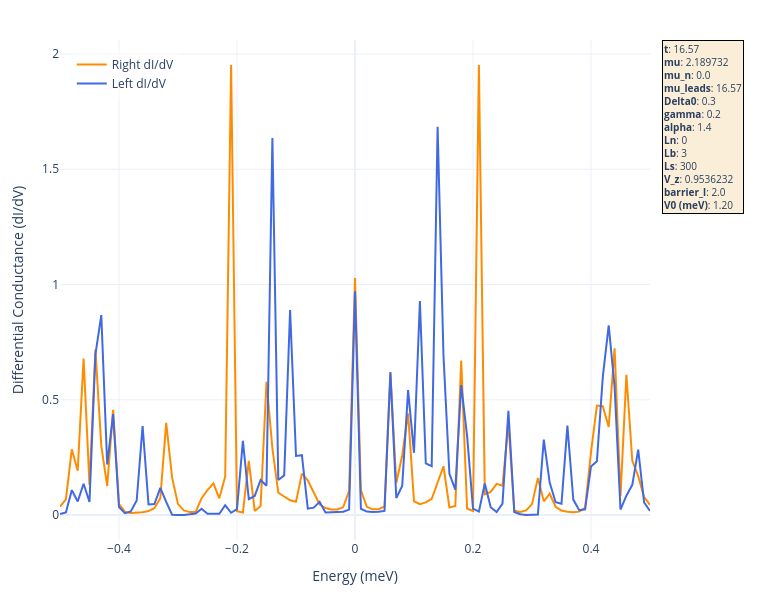

Here is the notebook cell this chart was saved with:
### Code cell
import plotly.graph_objects as go

# 1. Re-defining the specific parameters from your original list
params_to_show = {
    "t": f"{t:.2f}",
    "mu": mu,
    "mu_n": mu_n,
    "mu_leads": f"{mu_leads:.2f}",
    "Delta0": Delta0,
    "gamma": gamma,
    "alpha": alpha,
    "Ln": Ln,
    "Lb": Lb,
    "Ls": Ls,
    "V_z": V_z,
    "barrier_l": barrier_l,
    "V0 (meV)": f"{V0:.2f}"
}

# Construct the text string
text_str = '<br>'.join([f"<b>{key}</b>: {val}" for key, val in params_to_show.items()])

fig = go.Figure()

# 2. Add Traces
fig.add_trace(go.Scatter(
    x=energies, y=dIdV_right, mode='lines', name='Right dI/dV',
    line=dict(width=2, color='darkorange'),
    hovertemplate='Energy: %{x:.4f}<br>dI/dV: %{y:.6f}<extra></extra>'
))

fig.add_trace(go.Scatter(
    x=energies, y=dIdV_left, mode='lines', name='Left dI/dV',
    line=dict(width=2, color='royalblue'),
    hovertemplate='Energy: %{x:.4f}<br>dI/dV: %{y:.6f}<extra></extra>'
))

# 3. Final Tightened Layout
fig.update_layout(
    width=780,   # Narrowed width to eliminate side-whitespace
    height=600,
    template="plotly_white",
    hovermode="x unified",
    xaxis_title="Energy (meV)",
    yaxis_title="Differential Conductance (dI/dV)",
    
    # Keep legend top-left inside to avoid the parameter box
    legend=dict(
        yanchor="top",
        y=0.98,
        xanchor="left",
        x=0.02,
        bgcolor="rgba(255, 255, 255, 0.5)"
    ),

    # Trimmed right margin significantly
    margin=dict(l=60, r=130, t=40, b=60), 
    
    annotations=[
        dict(
            x=1.02, # Sits right on the edge of the plot
            y=1,
            xref="paper",
            yref="paper",
            text=text_str,
            showarrow=False,
            align="left",
            xanchor="left", # Anchor to the left side of the box
            bgcolor="rgba(245, 222, 179, 0.5)",
            bordercolor="black",
            borderwidth=1,
            font=dict(size=10)
        )
    ]
)

fig.show()

### Figure 1 — Plotly figure (JSON) as saved in the notebook; plotly's stock layout.template omitted (floating-point values rounded to 4 significant figures)
{"data": [{"hovertemplate": "Energy: %{x:.4f}<br>dI/dV: %{y:.6f}<extra></extra>", "line": {"color": "darkorange", "width": 2}, "mode": "lines", "name": "Right dI/dV", "type": "scatter", "x": [-0.5, -0.49, -0.48, -0.47, -0.46, -0.45, -0.44, -0.43, -0.42, -0.41, -0.4, -0.39, -0.38, -0.37, -0.36, -0.35, -0.34, -0.33, -0.32, -0.31, -0.3, -0.29, -0.28, -0.27, -0.26, -0.25, -0.24, -0.23, -0.22, -0.21, -0.2, -0.19, -0.18, -0.17, -0.16, -0.15, -0.14, -0.13, -0.12, -0.11, -0.1, -0.09, -0.08, -0.07, -0.06, -0.05, -0.04, -0.03, -0.02, -0.01, 0.0, 0.01, 0.02, 0.03, 0.04, 0.05, 0.06, 0.07, 0.08, 0.09, 0.1, 0.11, 0.12, 0.13, 0.14, 0.15, 0.16, 0.17, 0.18, 0.19, 0.2, 0.21, 0.22, 0.23, 0.24, 0.25, 0.26, 0.27, 0.28, 0.29, 0.3, 0.31, 0.32, 0.33, 0.34, 0.35, 0.36, 0.37, 0.38, 0.39, 0.4, 0.41, 0.42, 0.43, 0.44, 0.45, 0.46, 0.47, 0.48, 0.49, 0.5], "y": [0.03644, 0.06853, 0.2854, 0.1923, 0.6795, 0.1304, 0.7186, 0.2999, 0.1261, 0.4564, 0.04869, 0.01395, 0.00925, 0.009354, 0.01236, 0.01753, 0.0302, 0.07303, 0.4003, 0.1626, 0.04762, 0.02021, 0.01303, 0.01353, 0.07359, 0.1089, 0.138, 0.07302, 0.1676, 1.952, 0.01667, 0.01128, 0.2348, 0.01801, 0.03939, 0.5778, 0.2899, 0.097, 0.07879, 0.06446, 0.05755, 0.1801, 0.1512, 0.09567, 0.04597, 0.0309, 0.02417, 0.02422, 0.03495, 0.104, 1.028, 0.1074, 0.03598, 0.02513, 0.02572, 0.03754, 0.6145, 0.139, 0.2585, 0.4409, 0.06018, 0.04782, 0.05529, 0.07081, 0.1444, 0.212, 0.03298, 0.04007, 0.6702, 0.02864, 0.01792, 1.952, 0.09005, 0.1005, 0.1357, 0.1273, 0.3995, 0.01859, 0.01338, 0.02027, 0.04757, 0.1614, 0.06005, 0.09279, 0.03587, 0.01978, 0.01467, 0.01264, 0.01503, 0.03159, 0.2724, 0.4749, 0.4722, 0.3825, 0.7233, 0.08262, 0.6087, 0.2352, 0.1691, 0.07866, 0.04412]}, {"hovertemplate": "Energy: %{x:.4f}<br>dI/dV: %{y:.6f}<extra></extra>", "line": {"color": "royalblue", "width": 2}, "mode": "lines", "name": "Left dI/dV", "type": "scatter", "x": [-0.5, -0.49, -0.48, -0.47, -0.46, -0.45, -0.44, -0.43, -0.42, -0.41, -0.4, -0.39, -0.38, -0.37, -0.36, -0.35, -0.34, -0.33, -0.32, -0.31, -0.3, -0.29, -0.28, -0.27, -0.26, -0.25, -0.24, -0.23, -0.22, -0.21, -0.2, -0.19, -0.18, -0.17, -0.16, -0.15, -0.14, -0.13, -0.12, -0.11, -0.1, -0.09, -0.08, -0.07, -0.06, -0.05, -0.04, -0.03, -0.02, -0.01, 0.0, 0.01, 0.02, 0.03, 0.04, 0.05, 0.06, 0.07, 0.08, 0.09, 0.1, 0.11, 0.12, 0.13, 0.14, 0.15, 0.16, 0.17, 0.18, 0.19, 0.2, 0.21, 0.22, 0.23, 0.24, 0.25, 0.26, 0.27, 0.28, 0.29, 0.3, 0.31, 0.32, 0.33, 0.34, 0.35, 0.36, 0.37, 0.38, 0.39, 0.4, 0.41, 0.42, 0.43, 0.44, 0.45, 0.46, 0.47, 0.48, 0.49, 0.5], "y": [0.00446, 0.01179, 0.1084, 0.05896, 0.1361, 0.05708, 0.6966, 0.8675, 0.2194, 0.4382, 0.03499, 0.008184, 0.01569, 0.06402, 0.3866, 0.04649, 0.04774, 0.1178, 0.05744, 0.001797, 0.0009067, 0.0004807, 0.003471, 0.007099, 0.0277, 0.006118, 0.006116, 0.006094, 0.04268, 0.01004, 0.026, 0.3219, 0.06905, 0.08306, 0.1526, 0.1272, 1.635, 0.152, 0.1722, 0.8893, 0.2566, 0.26, 0.02804, 0.03249, 0.05777, 0.01157, 0.01284, 0.01304, 0.01434, 0.02385, 0.9707, 0.02748, 0.01543, 0.01401, 0.01446, 0.01835, 0.6201, 0.074, 0.1262, 0.5422, 0.2702, 0.9287, 0.224, 0.2125, 1.685, 0.69, 0.1792, 0.1102, 0.5643, 0.3437, 0.02801, 0.01527, 0.1373, 0.03404, 0.01334, 0.05004, 0.4527, 0.01359, 0.004116, 0.0006134, 0.0008558, 0.002967, 0.3273, 0.1408, 0.05597, 0.04943, 0.388, 0.06735, 0.02159, 0.02526, 0.211, 0.2336, 0.5998, 0.8226, 0.5563, 0.0242, 0.0841, 0.1312, 0.2838, 0.05503, 0.01783]}], "layout": {"annotations": [{"align": "left", "bgcolor": "rgba(245, 222, 179, 0.5)", "bordercolor": "black", "borderwidth": 1, "font": {"size": 10}, "showarrow": false, "text": "<b>t</b>: 16.57<br><b>mu</b>: 2.189732<br><b>mu_n</b>: 0.0<br><b>mu_leads</b>: 16.57<br><b>Delta0</b>: 0.3<br><b>gamma</b>: 0.2<br><b>alpha</b>: 1.4<br><b>Ln</b>: 0<br><b>Lb</b>: 3<br><b>Ls</b>: 300<br><b>V_z</b>: 0.9536232<br><b>barrier_l</b>: 2.0<br><b>V0 (meV)</b>: 1.20", "x": 1.02, "xanchor": "left", "xref": "paper", "y": 1, "yref": "paper"}], "height": 600, "hovermode": "x unified", "legend": {"bgcolor": "rgba(255, 255, 255, 0.5)", "x": 0.02, "xanchor": "left", "y": 0.98, "yanchor": "top"}, "margin": {"b": 60, "l": 60, "r": 130, "t": 40}, "width": 780, "xaxis": {"title": {"text": "Energy (meV)"}}, "yaxis": {"title": {"text": "Differential Conductance (dI/dV)"}}}}
